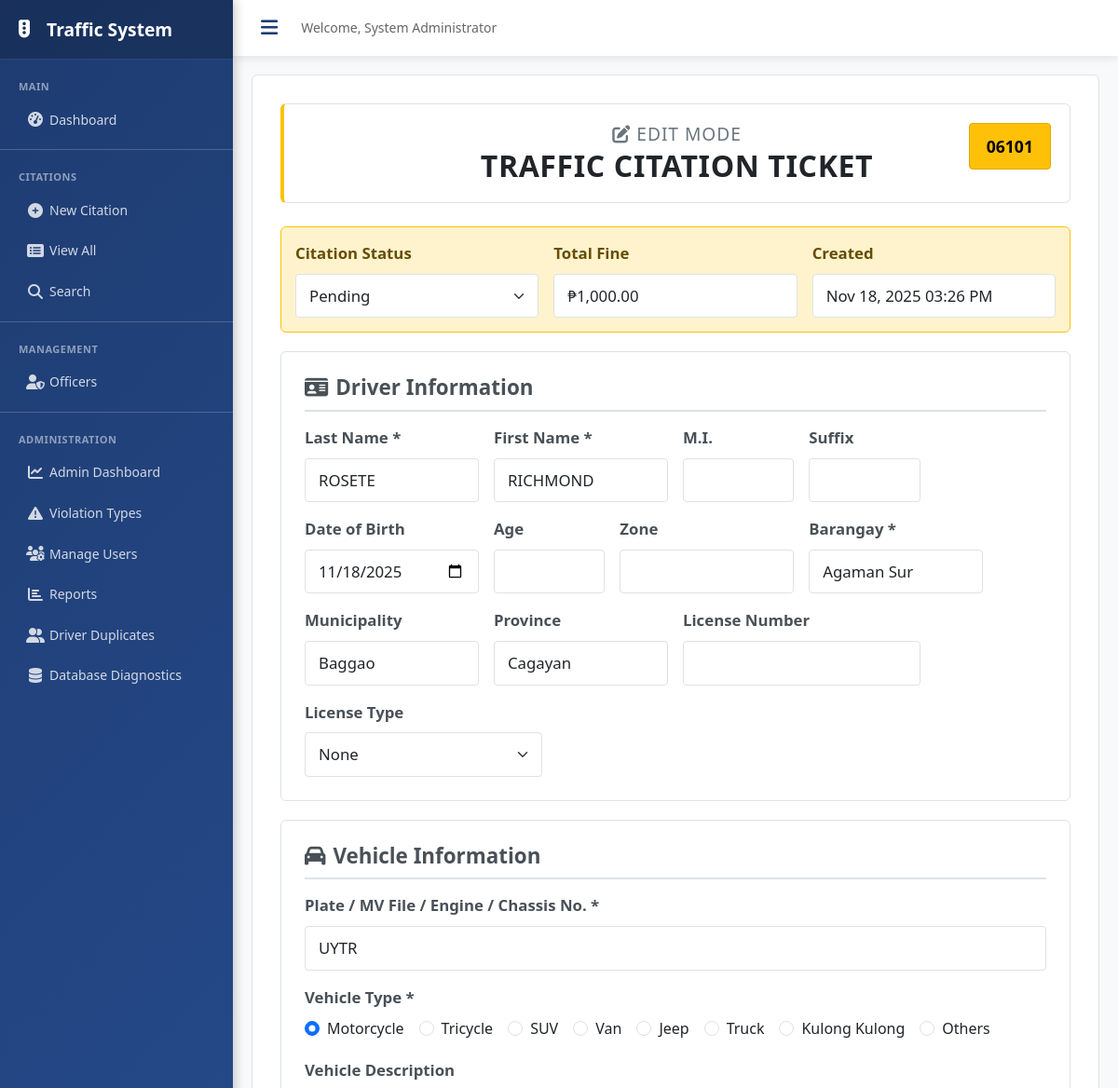
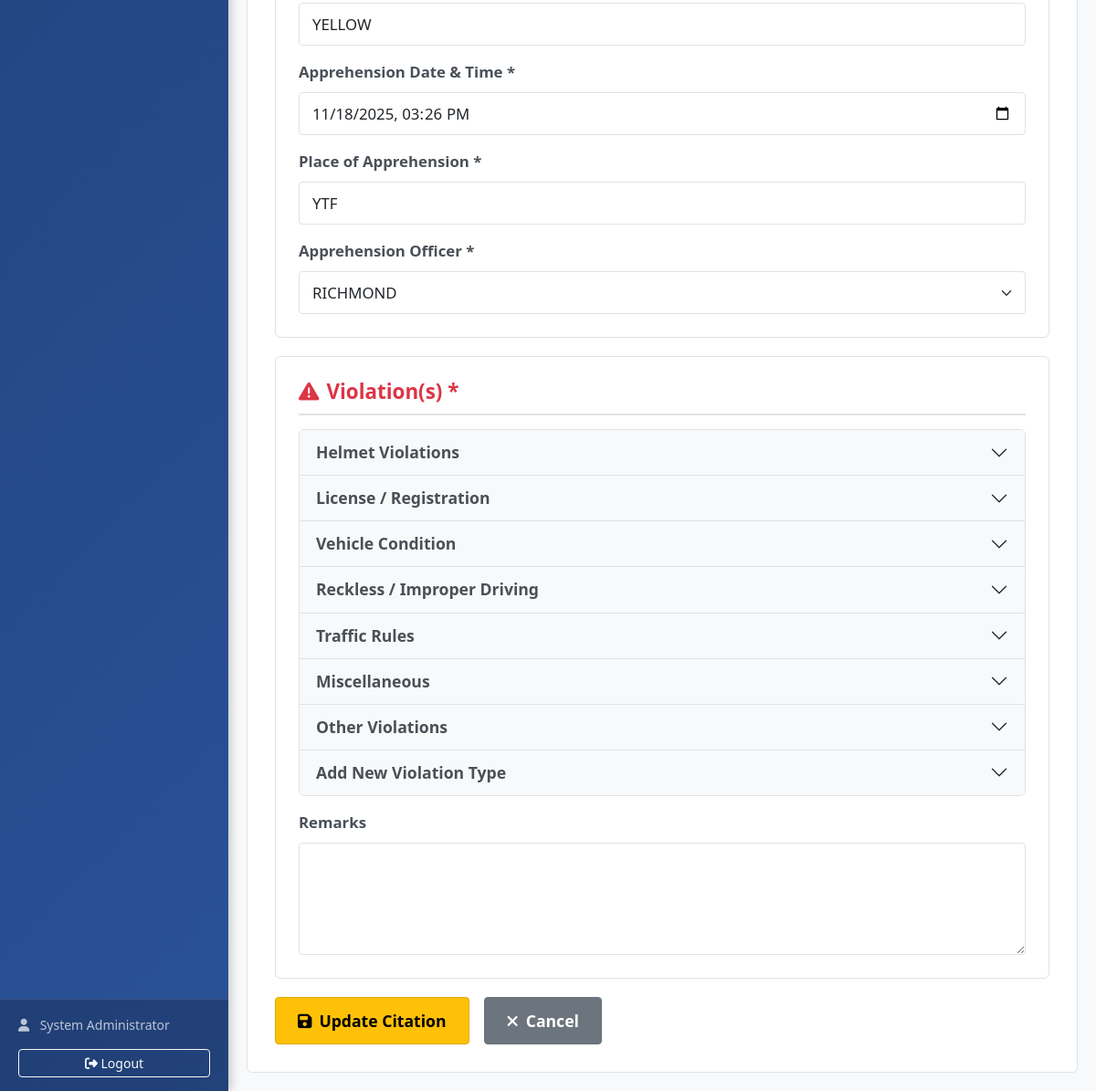
The page /public/edit_citation.php?id=9 (signed in) on the database its author committed (2 pictures, top to bottom).
### tables this page shows
CREATE TABLE `citation_vehicles` (
  `vehicle_id` int(11) NOT NULL AUTO_INCREMENT,
  `citation_id` int(11) NOT NULL,
  `vehicle_type` varchar(100) NOT NULL,
  `created_at` datetime NOT NULL DEFAULT current_timestamp(),
  PRIMARY KEY (`vehicle_id`),
  KEY `idx_citation` (`citation_id`),
  CONSTRAINT `citation_vehicles_ibfk_1` FOREIGN KEY (`citation_id`) REFERENCES `citations` (`citation_id`) ON DELETE CASCADE
);

CREATE TABLE `citations` (
  `citation_id` int(11) NOT NULL AUTO_INCREMENT,
  `ticket_number` varchar(50) NOT NULL,
  `driver_id` int(11) DEFAULT NULL,
  `last_name` varchar(100) NOT NULL,
  `first_name` varchar(100) NOT NULL,
  `middle_initial` varchar(10) DEFAULT NULL,
  `suffix` varchar(20) DEFAULT NULL,
  `date_of_birth` date DEFAULT NULL,
  `age` int(11) DEFAULT NULL,
  `zone` varchar(50) DEFAULT NULL,
  `barangay` varchar(100) NOT NULL,
  `municipality` varchar(100) NOT NULL DEFAULT 'Baggao',
  `province` varchar(100) NOT NULL DEFAULT 'Cagayan',
  `license_number` varchar(50) DEFAULT NULL,
  `license_type` varchar(50) DEFAULT NULL,
  `plate_mv_engine_chassis_no` varchar(100) NOT NULL,
  `vehicle_description` text DEFAULT NULL,
  `apprehension_datetime` datetime NOT NULL,
  `place_of_apprehension` varchar(255) NOT NULL,
  `apprehension_officer` varchar(255) NOT NULL,
  `remarks` text DEFAULT NULL,
  `status` enum('pending','paid','contested','dismissed','void') NOT NULL DEFAULT 'pending',
  `payment_date` datetime DEFAULT NULL,
  `total_fine` decimal(10,2) DEFAULT 0.00,
  `created_at` datetime NOT NULL DEFAULT current_timestamp(),
  `updated_at` datetime DEFAULT NULL ON UPDATE current_timestamp(),
  `created_by` int(11) DEFAULT NULL,
  PRIMARY KEY (`citation_id`),
  UNIQUE KEY `ticket_number` (`ticket_number`),
  KEY `created_by` (`created_by`),
  KEY `idx_ticket` (`ticket_number`),
  KEY `idx_driver` (`driver_id`),
  KEY `idx_datetime` (`apprehension_datetime`),
  KEY `idx_status` (`status`),
  KEY `idx_created` (`created_at`),
  KEY `idx_date_status` (`apprehension_datetime`,`status`),
  CONSTRAINT `citations_ibfk_1` FOREIGN KEY (`driver_id`) REFERENCES `drivers` (`driver_id`) ON DELETE SET NULL,
  CONSTRAINT `citations_ibfk_2` FOREIGN KEY (`created_by`) REFERENCES `users` (`user_id`) ON DELETE SET NULL
);

CREATE TABLE `apprehending_officers` (
  `officer_id` int(11) NOT NULL AUTO_INCREMENT,
  `officer_name` varchar(255) NOT NULL,
  `badge_number` varchar(50) DEFAULT NULL,
  `position` varchar(100) DEFAULT NULL,
  `is_active` tinyint(1) DEFAULT 1,
  `created_at` timestamp NOT NULL DEFAULT current_timestamp(),
  PRIMARY KEY (`officer_id`)
);

### public/edit_citation.php (the view, shortened to what the rows shown need)
<?php
$citation_id = (int)$_GET['id'];
try {
    $conn = new PDO("mysql:host=" . DB_HOST . ";dbname=" . DB_NAME, DB_USER, DB_PASS);
    $conn->setAttribute(PDO::ATTR_ERRMODE, PDO::ERRMODE_EXCEPTION);
    $stmt = $conn->prepare("
        SELECT c.*, cv.vehicle_type
        FROM citations c
        LEFT JOIN citation_vehicles cv ON c.citation_id = cv.citation_id
        WHERE c.citation_id = ?
    ");
    $stmt->execute([$citation_id]);
    $citation = $stmt->fetch(PDO::FETCH_ASSOC);
    $violation_types = $_SESSION['violation_types'];
    $stmt = $conn->query("SELECT officer_id, officer_name, badge_number, position FROM apprehending_officers WHERE is_active = 1 ORDER BY officer_name");
    $apprehending_officers = $stmt->fetchAll(PDO::FETCH_ASSOC);
} catch (PDOException $e) {
    error_log("PDOException in edit_citation.php: " . $e->getMessage());
    header('Location: citations.php?error=db_error');
    exit;
}
?>
<!DOCTYPE html>
<html lang="en">
<head>
    <link href="https://cdn.jsdelivr.net/npm/bootstrap@5.3.3/dist/css/bootstrap.min.css" rel="stylesheet">
    <link rel="stylesheet" href="https://cdnjs.cloudflare.com/ajax/libs/font-awesome/6.4.2/css/all.min.css">
</head>
<body>
    <div class="content">
        <form id="editCitationForm">
            <div class="ticket-container">
                <div class="header">
                    <h4><i class="fas fa-edit"></i> EDIT MODE</h4>
                    <h1>TRAFFIC CITATION TICKET</h1>
                    <div class="ticket-number"><?php echo htmlspecialchars($citation['ticket_number']); ?></div>
                </div>
                <div class="status-section">
                    <div class="row g-3">
                        <div class="col-md-4">
                            <label class="form-label">Citation Status</label>
                            <select name="status" class="form-select">
                                <option value="pending" <?php echo $citation['status'] === 'pending' ? 'selected' : ''; ?>>Pending</option>
                            </select>
                        </div>
                        <div class="col-md-4">
                            <label class="form-label">Total Fine</label>
                            <input type="text" class="form-control" value="₱<?php echo number_format($citation['total_fine'], 2); ?>" readonly>
                        </div>
                        <div class="col-md-4">
                            <label class="form-label">Created</label>
                            <input type="text" class="form-control" value="<?php echo date('M d, Y h:i A', strtotime($citation['created_at'])); ?>" readonly>
                        </div>
                    </div>
                </div>
                <div class="section">
                    <div class="row g-3">
                        <div class="col-md-3">
                            <label class="form-label">Last Name *</label>
                            <input type="text" name="last_name" class="form-control" value="<?php echo htmlspecialchars($citation['last_name']); ?>" required>
                        </div>
                        <div class="col-md-3">
                            <label class="form-label">First Name *</label>
                            <input type="text" name="first_name" class="form-control" value="<?php echo htmlspecialchars($citation['first_name']); ?>" required>
                        </div>
                        <div class="col-md-3">
                            <label class="form-label">Date of Birth</label>
                            <input type="date" name="date_of_birth" class="form-control" id="dateOfBirth" value="<?php echo htmlspecialchars($citation['date_of_birth'] ?? ''); ?>">
                        </div>
                        <div class="col-md-3">
                            <label class="form-label">Barangay *</label>
                            <input type="text" name="barangay" class="form-control" value="<?php echo htmlspecialchars($citation['barangay']); ?>" required>
                        </div>
                        <div class="col-md-3">
                            <label class="form-label">Municipality</label>
                            <input type="text" name="municipality" class="form-control" value="<?php echo htmlspecialchars($citation['municipality'] ?? 'Baggao'); ?>">
                        </div>
                        <div class="col-md-3">
                            <label class="form-label">Province</label>
                            <input type="text" name="province" class="form-control" value="<?php echo htmlspecialchars($citation['province'] ?? 'Cagayan'); ?>">
                        </div>
                    </div>
                </div>
                <div class="section">
                    <div class="row g-3">
                        <div class="col-12">
                            <label class="form-label">Plate / MV File / Engine / Chassis No. *</label>
                            <input type="text" name="plate_mv_engine_chassis_no" class="form-control" value="<?php echo htmlspecialchars($citation['plate_mv_engine_chassis_no']); ?>" required>
                        </div>
                        <div class="col-12">
                            <?php
                            $vehicle_type = $citation['vehicle_type'] ?? '';
                            $standard_types = ['Motorcycle', 'Tricycle', 'SUV', 'Van', 'Jeep', 'Truck', 'Kulong Kulong'];
                            $is_other = !in_array($vehicle_type, $standard_types) && !empty($vehicle_type);
                            ?>
                            <div class="d-flex flex-wrap gap-3">
                                <?php foreach ($standard_types as $type): ?>
                                <div class="form-check">
                                    <input type="radio" class="form-check-input" name="vehicle_type" value="<?php echo $type; ?>" id="<?php echo strtolower(str_replace(' ', '', $type)); ?>" <?php echo $vehicle_type === $type ? 'checked' : ''; ?> required onchange="toggleOtherVehicle(this.value)">
                                    <label class="form-check-label" for="<?php echo strtolower(str_replace(' ', '', $type)); ?>"><?php echo $type; ?></label>
                                </div>
                                <?php endforeach; ?>
                                <div class="form-check">
                                    <input type="radio" class="form-check-input" name="vehicle_type" value="Other" id="othersVehicle" <?php echo $is_other ? 'checked' : ''; ?> onchange="toggleOtherVehicle(this.value)">
                                    <label class="form-check-label" for="othersVehicle">Others</label>
                                </div>
                            </div>
                        </div>
                        <div class="col-12">
                            <label class="form-label">Vehicle Description</label>
                            <input type="text" name="vehicle_description" class="form-control" value="<?php echo htmlspecialchars($citation['vehicle_description'] ?? ''); ?>">
                        </div>
                        <div class="col-12">
                            <label class="form-label">Apprehension Date & Time *</label>
                            <input type="datetime-local" name="apprehension_datetime" class="form-control" value="<?php echo date('Y-m-d\TH:i', strtotime($citation['apprehension_datetime'])); ?>" required>
                        </div>
                        <div class="col-12">
                            <label class="form-label">Place of Apprehension *</label>
                            <input type="text" name="place_of_apprehension" class="form-control" value="<?php echo htmlspecialchars($citation['place_of_apprehension']); ?>" required>
                        </div>
                        <div class="col-12">
                            <label class="form-label">Apprehension Officer *</label>
                            <select name="apprehension_officer" class="form-select" required>
                                <?php
                                $current_officer = $citation['apprehension_officer'] ?? '';
                                if (!empty($apprehending_officers)):
                                    foreach ($apprehending_officers as $officer):
                                        $is_selected = ($officer['officer_name'] === $current_officer);
                                ?>
                                    <option value="<?php echo htmlspecialchars($officer['officer_name']); ?>" <?php echo $is_selected ? 'selected' : ''; ?>>
                                        <?php echo htmlspecialchars($officer['officer_name']); ?>
                                    </option>
                                <?php
                                    endforeach;
                                endif;
                                ?>
                            </select>
                        </div>
                    </div>
                </div>
                <div class="section">
                    <div class="accordion violation-list" id="violationsAccordion">
                        <?php
                        $categories = [
                            'Helmet Violations' => ['HELMET'],
                            'License / Registration' => ['LICENSE', 'REGISTRATION', 'OPLAN VISA', 'E-OV MATCH'],
                            'Vehicle Condition' => ['DEFECTIVE', 'MUFFLER', 'MODIFICATION', 'PARTS'],
                            'Reckless / Improper Driving' => ['RECKLESS', 'DRAG RACING', 'DRUNK', 'DRIVING IN SHORT', 'ARROGANT'],
                            'Traffic Rules' => ['TRAFFIC SIGN', 'PARKING', 'OBSTRUCTION', 'PEDESTRIAN', 'LOADING', 'PASSENGER ON TOP'],
                            'Miscellaneous' => ['COLORUM', 'TRASHBIN', 'OVERLOADED', 'CHARGING', 'REFUSAL']
                        ];
                        $displayed_violations = [];
                        foreach ($categories as $category => $keywords) {
                            $category_id = htmlspecialchars(strtolower(str_replace([' ', '/', '(', ')'], '', $category)));
                            echo "<div class='accordion-item'>";
                            echo "<h2 class='accordion-header' id='heading-$category_id'>";
                            echo "<button class='accordion-button collapsed' type='button' data-bs-toggle='collapse' data-bs-target='#collapse-$category_id' aria-expanded='false' aria-controls='collapse-$category_id'>$category</button>";
                            echo "</h2>";
                            echo "<div id='collapse-$category_id' class='accordion-collapse collapse' aria-labelledby='heading-$category_id' data-bs-parent='#violationsAccordion'>";
                            echo "<div class='accordion-body p-3'>";
                            foreach ($violation_types as $v) {
                                $matches_category = false;
                                foreach ($keywords as $keyword) {
                                    if (stripos($v['violation_type'], $keyword) !== false) {
                                        $matches_category = true;
                                        break;
                                    }
                                }
                                if ($matches_category && !in_array($v['violation_type_id'], $displayed_violations)) {
                                    $displayed_violations[] = $v['violation_type_id'];
                                }
                            }
                            echo "</div></div></div>";
                        }
                        $uncategorized = [];
                        foreach ($violation_types as $v) {
                            if (!in_array($v['violation_type_id'], $displayed_violations)) {
                                $uncategorized[] = $v;
                            }
                        }
                        if (!empty($uncategorized)) {
                            echo "<div class='accordion-item'>";
                            echo "<h2 class='accordion-header' id='heading-uncategorized'>";
                            echo "<button class='accordion-button collapsed' type='button' data-bs-toggle='collapse' data-bs-target='#collapse-uncategorized' aria-expanded='false' aria-controls='collapse-uncategorized'>Other Violations</button>";
                            echo "</h2>";
                            echo "<div id='collapse-uncategorized' class='accordion-collapse collapse' aria-labelledby='heading-uncategorized' data-bs-parent='#violationsAccordion'>";
                            echo "<div class='accordion-body p-3'>";
                            echo "</div></div></div>";
                        }
                        ?>
                        <div class="accordion-item">
                            <h2 class="accordion-header" id="heading-other">
                                <button class="accordion-button collapsed" type='button' data-bs-toggle='collapse' data-bs-target='#collapse-other' aria-expanded='false' aria-controls='collapse-other'>
                                    Add New Violation Type
                                </button>
                            </h2>
                        </div>
                    </div>
                </div>
            </div>
        </form>
    </div>
</body>
</html>

### rows shown on the page
citation_vehicles: citation.ticket_number "06101", citation.total_fine "₱1,000.00", citation.created_at "Nov 18, 2025 03:26 PM", last_name "ROSETE", first_name "RICHMOND", date_of_birth "11/18/2025", barangay "Agaman Sur", municipality "Baggao", province "Cagayan", plate_mv_engine_chassis_no "UYTR", vehicle_type "☑ Motorcycle", vehicle_type "☐ Tricycle", vehicle_type "☐ SUV", vehicle_type "☐ Van", vehicle_type "☐ Jeep", vehicle_type "☐ Truck", vehicle_type "☐ Kulong Kulong", vehicle_type "☐ Others", vehicle_description "YELLOW", apprehension_datetime "11/18/2025 15:26", place_of_apprehension "YTF"
citations: status "Pending", apprehension_officer "RICHMOND"

### other values the page prints
$_SESSION['full_name'] "System Administrator"
$type "Motorcycle"
$type "Tricycle"
$type "SUV"
$type "Van"
$type "Jeep"
$type "Truck"
$type "Kulong Kulong"
$category "Helmet Violations"
$category "License / Registration"
$category "Vehicle Condition"
$category "Reckless / Improper Driving"
$category "Traffic Rules"
$category "Miscellaneous"
